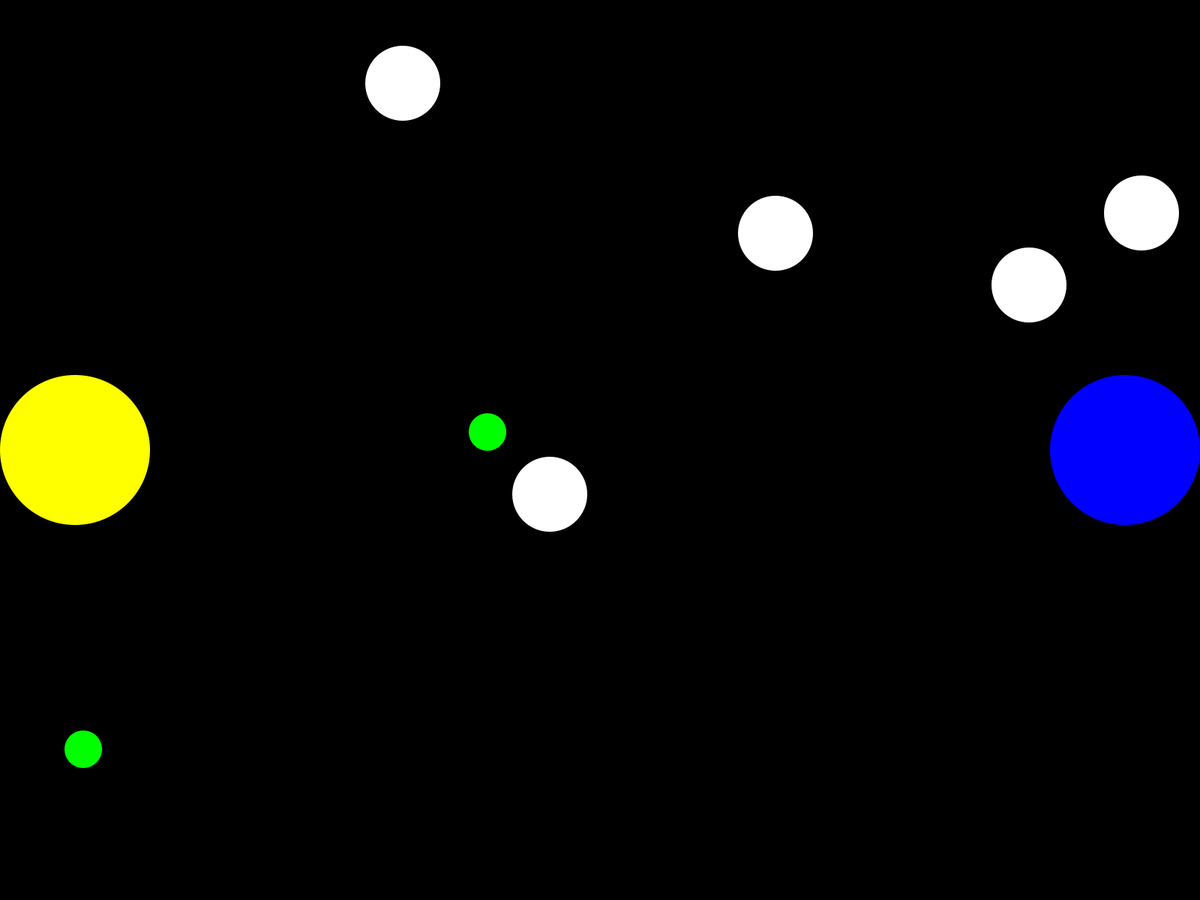
Frame 1 (no input)
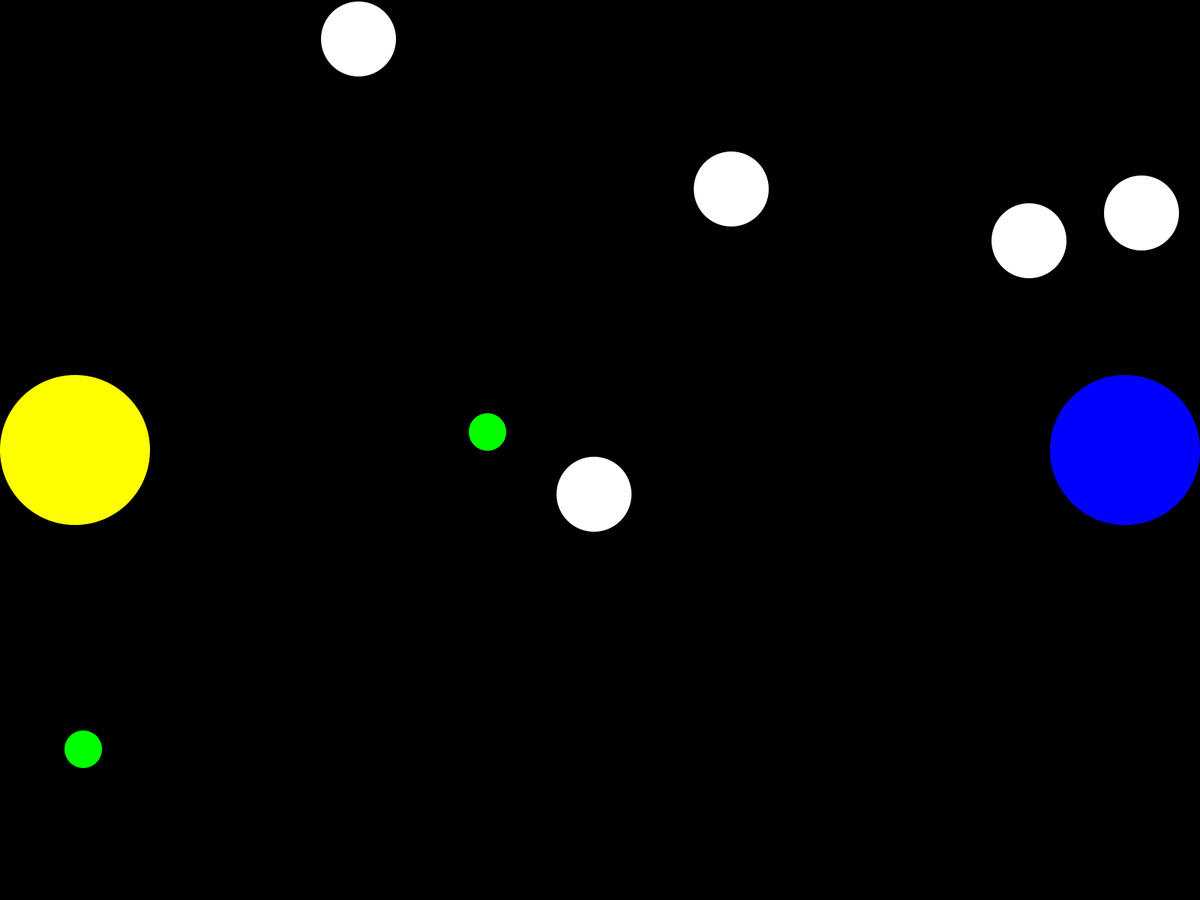
Frame 60 (the mouse pressed at the canvas centre just before this capture)
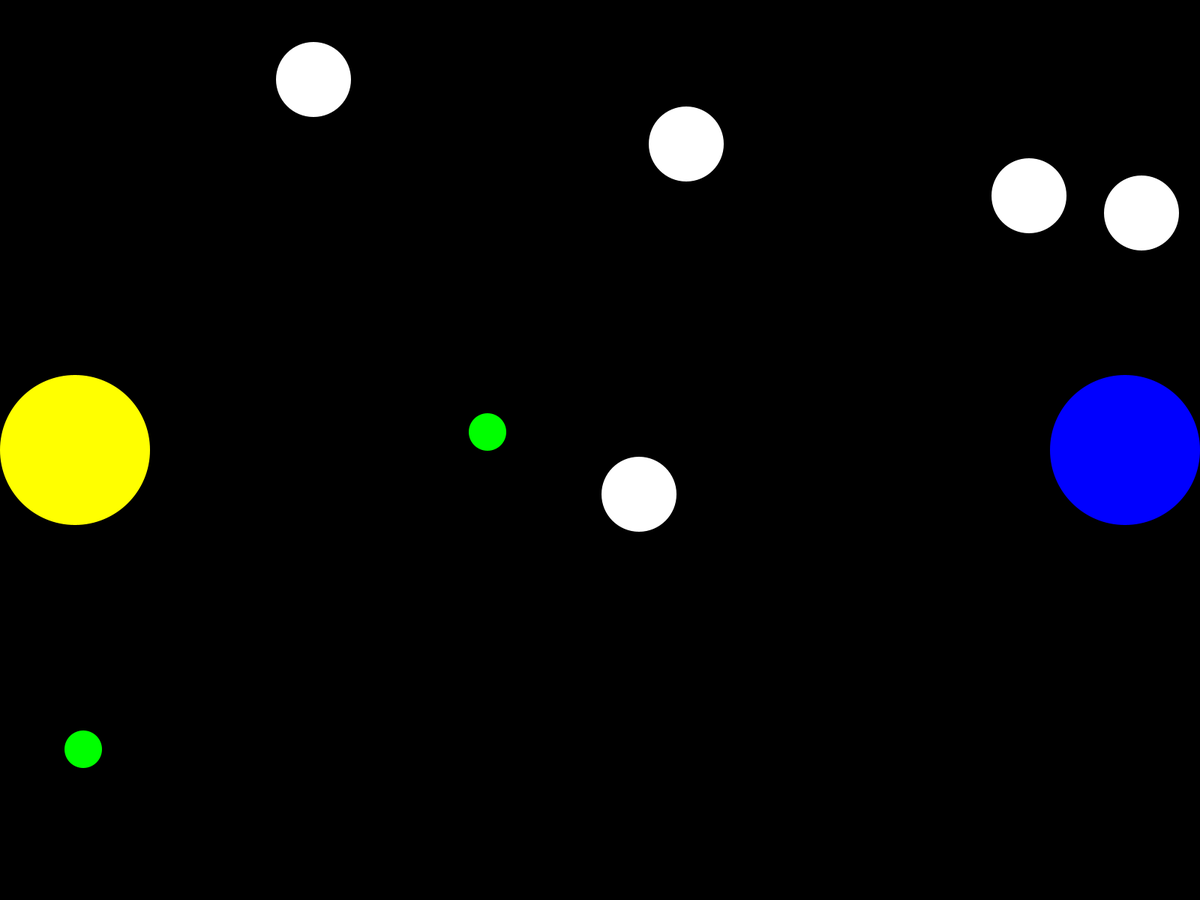
Frame 120 (the mouse held since frame 60 and released just before this capture)

The Processing sketch that drew these frames (run headless with seeded random() and noise(); from frame 60 on, the mouse is pressed at the canvas centre):

// Processing sketch: AvoidAndCollectMultiplayer
// ── AvoidAndCollectMultiplayer.pde

InteractableCircleObject player1;
InteractableCircleObject player2;

ArrayList<InteractableCircleObject> killerCircles;
ArrayList<InteractableCircleObject> collectableCircles;

color backgroundColor = color(0, 0, 0);


void setup() {
  fullScreen();
  //CREATE THE PLAYERS
  //POSITION THEM ON OPPOSITE SIDES
  //GIVE THEM A RADIUS OF 100 PIXELS
  player1 = new InteractableCircleObject(100, height/2, 100);
  player2 = new InteractableCircleObject(width - 100, height/2, 100);

  //CHANGE THE DEFAULT COLOR OF THE PLAYER1 TO YELLOW
  player1.SetColor(color(255, 255, 0));
  //CHANGE THE DEFAULT COLOR OF THE PLAYER2 TO BLUE

  player2.SetColor(color(0, 0, 255));

  //SET THE PLAYER SPEED TO 1
  player1.SetSpeed(1);

  //SET THE PLAYER SPEED TO 1
  player2.SetSpeed(1);


  //CREATE KILLER CIRCLES
  SetupKillerCircles();

  //CREATE COLLECTABLE CIRCLES
  SetupCollectableCircles();
}

void draw() {
  //SET THE BACKGROUND COLOR TO BLACK, EVERY FRAME
  background(backgroundColor);

  //DISPLAY THE PLAYERS
  player1.Show();
  player2.Show();

  //DISPLAY THE KILLER CIRCLES
  ShowKillerCircles();

  //DISPLAY THE COLLECTABLE CIRCLES
  ShowCollectableCircles();

  //MOVE ALL OF THE KILLER CIRCLES
  MoveKillerCircles();

  //KEEP CIRCLES ON SCREEN
  KeepCirclesOnScreen();

  //DID PLAYER GET HIT BY A CIRCLE?
  CheckPlayerCollisionWithKillerCircles();

  //DID PLAYER COLLECT A CIRCLE?
  CheckPlayerCollisionWithCollectableCircles();

  //INPUT LIMITATION? HOW DOES THE HACK FEEL?

    player1.Move();
    player2.Move();
}

void MovePlayer1() {
  if (keyCode == UP) {
    player1.SetDirection(0, -1);
  }

  if (keyCode == DOWN) {
    player1.SetDirection(0, 1);
  }

  if (keyCode == LEFT) {
    player1.SetDirection(-1, 0);
  }

  if (keyCode == RIGHT) {
    player1.SetDirection(1, 0);
  }
}


void MovePlayer2() {
  if (key == 'w' || key == 'W') {
    player2.SetDirection(0, -1);
  }

  if (key == 's' || key == 'S') {
    player2.SetDirection(0, 1);
  }

  if (key == 'a' || key == 'A') {
    player2.SetDirection(-1, 0);
  }

  if (key == 'd' || key == 'D') {
    player2.SetDirection(1, 0);
  }
}



void SetupCollectableCircles() {
  //CREATE A CONTAINER FOR CIRCLES TO INTERACT WITH
  collectableCircles = new ArrayList<InteractableCircleObject>();

  //CREATE 10 CIRCLES, POSITIONED RANDOMLY
  //GIVE THEM A RADIUS OF 25 PIXELS
  for (int i = 0; i < 2; i++) {
    InteractableCircleObject circle = new InteractableCircleObject(int(random(width)), int(random(height)), 25);
    collectableCircles.add(circle);
  }

  //SET ATTRIBUTES FOR EACH CIRCLE
  for (int i = 0; i < collectableCircles.size(); i++) {
    //SET COLOR OF COLLECTABLE CIRCLES TO GREEN
    collectableCircles.get(i).SetColor(color(0, 255, 0));
  }
}

void ShowCollectableCircles() {
  for (int i = 0; i < collectableCircles.size(); i++) {
    collectableCircles.get(i).Show();
  }
}



void SetupKillerCircles() {
  //CREATE A CONTAINER FOR CIRCLES TO INTERACT WITH
  killerCircles = new ArrayList<InteractableCircleObject>();

  //CREATE 5 CIRCLES, POSITIONED RANDOMLY
  //GIVE THEM A RADIUS OF 50 PIXELS
  for (int i = 0; i < 5; i++) {
    InteractableCircleObject circle = new InteractableCircleObject(int(random(width)), int(random(height)), 50);
    killerCircles.add(circle);
  }

  //SET ATTRIBUTES FOR EACH CIRCLE
  for (int i = 0; i < killerCircles.size(); i++) {
    //SET ALL CIRCLES TO SPEED OF 1
    killerCircles.get(i).SetSpeed(1);
    //SET DIRECTION FOR CIRCLES TO BE RANDOM
    killerCircles.get(i).SetDirection(int(random(-2, 2)), int(random(-2, 2)));
  }
}


void ShowKillerCircles() {
  for (int i = 0; i < killerCircles.size(); i++) {
    killerCircles.get(i).Show();
  }
}

void MoveKillerCircles() {
  for (int i = 0; i < killerCircles.size(); i++) {
    killerCircles.get(i).Move();
  }
}

void KeepCirclesOnScreen() {
  for (int i = 0; i < killerCircles.size(); i++) {
    if (killerCircles.get(i).x + killerCircles.get(i).radius > width) {
      killerCircles.get(i).directionX = -1;
    }

    if (killerCircles.get(i).x - killerCircles.get(i).radius < 0) {
      killerCircles.get(i).directionX = 1;
    }

    if (killerCircles.get(i).y + killerCircles.get(i).radius > height) {
      killerCircles.get(i).directionY = -1;
    }

    if (killerCircles.get(i).y - killerCircles.get(i).radius < 0) {
      killerCircles.get(i).directionY = 1;
    }
  }
}


void CheckPlayerCollisionWithKillerCircles() {
  for (int i = 0; i < killerCircles.size(); i++) {
    //DID PLAYER HIT A CIRCLE?

    if (player1.hitOtherCircle(killerCircles.get(i)) || player2.hitOtherCircle(killerCircles.get(i))) {
      //YES? TURN THE SCREEN RED.
      backgroundColor = color(255, 0, 0);
    }
}
}

void CheckPlayerCollisionWithCollectableCircles() {
  for (int i = collectableCircles.size() - 1; i >= 0; i--) {
    //DID PLAYER HIT A CIRCLE?

    if (player1.hitOtherCircle(collectableCircles.get(i)) || player2.hitOtherCircle(collectableCircles.get(i)) ) {
      //YES? REMOVE THAT COLLECTABLE CIRCLE FROM THE ENVIRONMENT
      collectableCircles.remove(i);
    }
  }
  //IF THE LAST COLLECTABLE CIRCLE IS COLLECTED, TURN THE SCREEN GREEN
  if (collectableCircles.size() == 0) {
    backgroundColor = color(0, 255, 0);
  }
}





void keyPressed() {
  MovePlayer1();
  MovePlayer2();
  //RESET BACKGROUND TO BLACK WHEN SPACE IS PRESSED
  if (key == ' ') {
    backgroundColor = color(0, 0, 0);
  }
}

// ── InteractableCircleObject.pde
class InteractableCircleObject {
  int x;
  int y;
  int directionX;
  int directionY;
  int radius;
  float speed;
  PImage image;
  color c;
  
  InteractableCircleObject(int _x, int _y, int _r) {
    x = _x;
    y = _y;
    radius = _r;
    speed = 0;
    c = color(255,255,255);
  }
 
  void Show() {
    noStroke();
    fill(c);
    ellipse(x, y, radius*2, radius*2);
  }
  
  void SetImage(PImage img) {
    image = img;  
  }
  
  void SetSpeed(float _s) {
    speed = _s;
  }
  
  void SetDirection(int _x, int _y) {
   directionX = _x;
   directionY = _y;
  }
  
  void SetColor(color _c) {
   c = _c; 
  }
  
  void Move() {
   x = x + int((directionX * speed));
   y = y + int((directionY * speed));
  }
  
  boolean hitOtherCircle(InteractableCircleObject otherCircle) {
    if(dist(x, y, otherCircle.x, otherCircle.y) <= radius + otherCircle.radius) {
      return true;
    }
    return false;
  }

}
